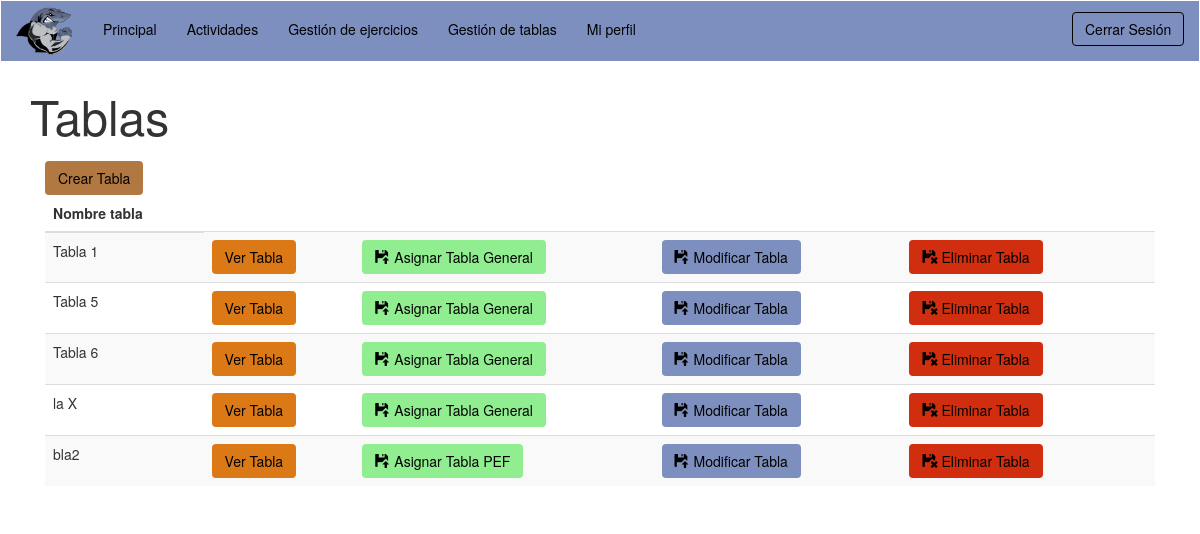
Screenshot of /vistas/v_gestionarTablas.php (signed in) with the database file from the repository.
### tables this page shows
CREATE TABLE `tabla` (
  `idTabla` int(11) NOT NULL,
  `nombre` varchar(45) NOT NULL,
  `tipo` varchar(25) NOT NULL,
  `instrucciones` varchar(140) DEFAULT NULL
);

### modelos/m_gestionarTablas.php (called while the page is built, shortened)
<?php
  require_once '../controladores/c_tabla.php';
  class m_gestionarTablas{
	  public function getTablas()
    {
      $bd = conexion_BD();
      $sql = "SELECT * FROM tabla";
      $result = mysqli_query($bd, $sql);
      return $result;
    }
  }
  ?>

### controladores/c_tabla.php (called while the page is built, shortened)
<?php
require_once '../modelos/m_gestionarTablas.php';
class c_tabla
{
  public static function getTablas(){
    $modelo_gestionarTablas = new m_gestionarTablas();
    return $modelo_gestionarTablas->getTablas();
  }
}
?>

### vistas/v_gestionarTablas.php (the view, shortened to what this page needs)
<?php
  require_once '../controladores/c_tabla.php';
  $result = c_tabla::getTablas();
  if(isset($_SESSION['userID'])  && $_SESSION['connected'] == true && $_SESSION['userType'] == 'Entrenador')
  {
?>
<!DOCTYPE html>
<html lang="en">
  <head>
    <link href="../css/bootstrap.min.css" rel="stylesheet">
    <link href="../css/navbar2.css" rel="stylesheet">
    <link href="../css/botonesGestionar.css" rel="stylesheet">
  </head>
  <body>
    <header>
      <nav class="navbar navbar-default1">
      <div class="container-fluid">
        <div class="navbar-header">
          <a class="navbar-brand" href="#"><img src="../images/navbar-footer/tiburonlogo.png" style="margin-top:-10px;"></img></a>
        </div>
          <div class="collapse navbar-collapse" id="bs-example-navbar-collapse-1" style="margin-top: 3px;">
          <ul class="nav navbar-nav">
            <li><a href="../vistas/v_entrenador.php">Principal</a></li>
            <li><a href="../vistas/v_gestionarActividades.php">Actividades</a></li>
            <li><a href="../vistas/v_gestionarEjercicios.php">Gestión de ejercicios</a></li>
            <li><a href="../vistas/v_gestionarTablas.php">Gestión de tablas</a></li>
            <li><a href="../vistas/v_verPerfil.php">Mi perfil</a></li>
          </ul>
    <ul class="nav navbar-nav navbar-right">
      <div class="form-group">
        <button id="modalButton" type="button" class="btn btn-default1" data-toggle="modal" data-target=".bs-example-modal-sm" style="margin-left: 10px;">Cerrar Sesi&oacuten</button>
      </div>
    </ul>
</nav>
</header>
    <div class="container">
      <p style="font-size: -webkit-xxx-large;" id="actividades">Tablas</p>
        <div class="btn-group col-xs-12 col-sm-4 col-md-4 col-lg-2" role="group">
           <a href="v_publicarTabla.php"><button style=" color: black; background-color: #B27842;" type="button" class="btn btn-default2" id="botonCrear">Crear Tabla</button></a>
         </div>
      <div class="table-responsive col-xs-12 col-sm-12 col-md-12 col-lg-12">
        <table class="table table-striped">
         <thead>
            <tr>
              <th>Nombre tabla</th>
            </tr>
          </thead>
          <tbody>
            <?php
              foreach ($result as $reg) {
            ?>
            <tr>
              <td><?php echo $reg['nombre'];?></td>
                 <td>
                 <a href="v_verTabla.php?id=<?php echo $reg['idTabla'];?>" style="text-decoration: none; "><button type="button" class="btn btn-default2" style="background-color: #dc7917; color: black;">Ver Tabla</button></a>
               </td>
               <?php if ($reg['tipo'] == "General" ) {
              ?>
              <td>
              <a href="v_asignarTabla.php?id=<?php echo $reg['idTabla'];?>" style="text-decoration: none;"><button type="button" class="btn btn-default2" id="botonAsignar"><span class="glyphicon glyphicon-floppy-open" style="margin-right: 5px;"></span>Asignar Tabla General</button></a>
              </td>
              <?php
                }
              ?>
              <?php if ($reg['tipo'] == "PEF" ) {
              ?>
              <td>
              <a href="v_asignarTablaPEF.php?id=<?php echo $reg['idTabla'];?>" style="text-decoration: none;"><button type="button" class="btn btn-default2" id="botonAsignar"><span class="glyphicon glyphicon-floppy-open" style="margin-right: 5px;"></span>Asignar Tabla PEF</button></a>
              </td>
              <?php
                }
              ?>
              <td>
                  <a href="v_modificarTabla.php?id=<?php echo $reg['idTabla'];?>" style="text-decoration: none;"><button type="button" class="btn btn-default2" id="botonModificar"><span class="glyphicon glyphicon-floppy-open" style="margin-right: 5px;"></span>Modificar Tabla</button></a>
              </td>
              <td>
                <form action="../controladores/c_tabla.php?var=1#" method="post">
                    <div class="btn-group col-xs-12 col-sm-4 col-md-4 col-lg-2" role="group">
                      <button type="submit" class="btn btn-default2" id="botonEliminar"><span class="glyphicon glyphicon-floppy-remove" style="margin-right: 5px;"></span>Eliminar Tabla</button>
                    </div>
                </form>
              </td>
            </tr>
  <?php }
           ?>
          </tbody>
        </table>
      </div>
    </div>
  </body>
</html>
<?php
}
?>

### css/navbar2.css (style rules this page uses)
.container-fluid, #ulDrop { background-color: #7d8fbf; color: black; }
a { color: black; }
#botonModificar { background-color: #7d8fbf; color: black; }
#modalButton { margin-top: 8px; color: 7d8fbf; border-color:black; }
button.btn.btn-default1 { display: inline-block; vertical-align: middle; -webkit-transform: perspective(1px) translateZ(0); transform: perspective(1px) translateZ(0); box-shadow: 0 0 1px transparent; position: relative; overflow: hidden; background-color: transparent; border-style: solid; border-color: black; }
button.btn.btn-default1:before { content: ""; position: absolute; z-index: -1; left: 0; right: 100%; top: 0; background: #FFF; height: 4px; -webkit-transition-property: right; transition-property: right; -webkit-transition-duration: 0.3s; transition-duration: 0.3s; -webkit-transition-timing-function: ease-out; transition-timing-function: ease-out; }

### css/botonesGestionar.css (style rules this page uses)
#botonEliminar { background-color: #D02E0E; color: black; }
#botonModificar { background-color: #7d8fbf; color: black; }
#botonAsignar { background-color: lightgreen; color: black; }
#botonCrear { background-color: #B27842; color: black; }

### rows the page displays
tabla: nombre "Tabla 1"
tabla: nombre "Tabla 5"
tabla: nombre "Tabla 6"
tabla: nombre "la X"
tabla: nombre "bla2"
